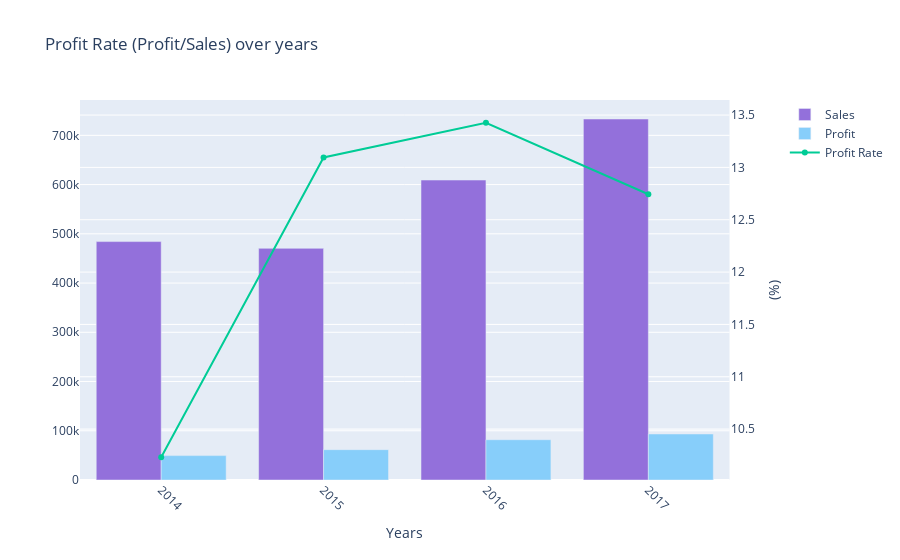

Write notebook code for a chart like this one.
### Code cell
fig_3 = make_subplots(specs=[[{"secondary_y": True}]])
fig_3.add_bar(x=profit_sales_data["Year"], y=profit_sales_data["Sales"], name='Sales',
              marker_color='MediumPurple', secondary_y=False)
fig_3.add_bar(x=profit_sales_data["Year"], y=profit_sales_data["Profit"], name='Profit',
              marker_color="lightskyblue", secondary_y=False)
fig_3.add_trace(go.Scatter(x=profit_sales_data["Year"], y=profit_sales_data["Profit Rate"]*100,
                           name="Profit Rate"), secondary_y=True)
fig_3.update_yaxes(title_text="", secondary_y=False)
fig_3.update_yaxes(title_text="(%)", secondary_y=True)
fig_3.update_xaxes(tickangle=45,
                   tickmode = 'array',
                   tickvals = profit_sales_data['Year'],
                   ticktext= [d for d in profit_sales_data['Year']])
fig_3.update_layout(title='Profit Rate (Profit/Sales) over years',
                   xaxis_title='Years')
fig_3.show()

### Figure 1 — Plotly figure (JSON) as saved in the notebook; plotly's stock layout.template omitted (floating-point values rounded to 4 significant figures)
{"data": [{"marker": {"color": "MediumPurple"}, "name": "Sales", "type": "bar", "x": [2014, 2015, 2016, 2017], "xaxis": "x", "y": [484200.0, 470500.0, 609200.0, 733200.0], "yaxis": "y"}, {"marker": {"color": "lightskyblue"}, "name": "Profit", "type": "bar", "x": [2014, 2015, 2016, 2017], "xaxis": "x", "y": [49540.0, 61620.0, 81800.0, 93440.0], "yaxis": "y"}, {"name": "Profit Rate", "type": "scatter", "x": [2014, 2015, 2016, 2017], "xaxis": "x", "y": [10.23, 13.1, 13.43, 12.74], "yaxis": "y2"}], "layout": {"title": {"text": "Profit Rate (Profit/Sales) over years"}, "xaxis": {"anchor": "y", "domain": [0, 0.94], "tickangle": 45, "tickmode": "array", "ticktext": [2014, 2015, 2016, 2017], "tickvals": [2014, 2015, 2016, 2017], "title": {"text": "Years"}}, "yaxis": {"anchor": "x", "domain": [0, 1], "title": {"text": ""}}, "yaxis2": {"anchor": "x", "overlaying": "y", "side": "right", "title": {"text": "(%)"}}}}
